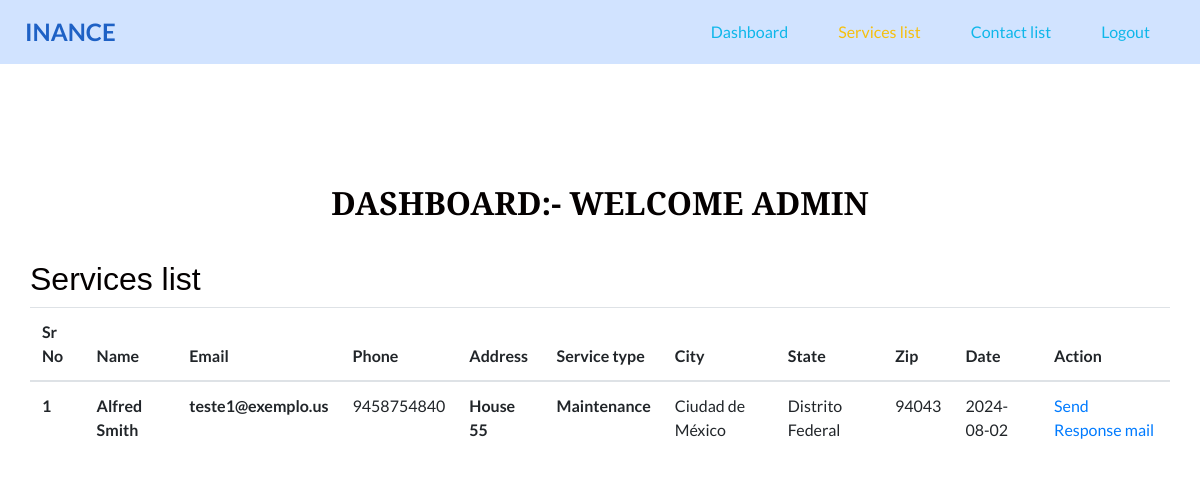
/admin/service_list.php (signed in), run on the app's committed database.
### tables this page shows
CREATE TABLE `services` (
  `id` int(11) NOT NULL,
  `name` varchar(255) NOT NULL,
  `email` varchar(255) NOT NULL,
  `phone` varchar(255) NOT NULL,
  `address` text NOT NULL,
  `maintenance_type` varchar(255) NOT NULL,
  `city` varchar(255) NOT NULL,
  `state` varchar(255) NOT NULL,
  `zip` int(100) NOT NULL,
  `date` date NOT NULL
);

### admin/service_list.php (the view)
<?php
include '../connection.php';
include "header.php";
?>
      <div class="col-12">
        <h2 class="tm-color-primary tm-post-title tm-mb-60">Services  list</h2>
      </div>
      <div class="col-12 ">
        <table class="table table-hover">
          <thead>
            <tr>
              <th scope="col">Sr No</th>
              <th scope="col"> Name</th>
              <th scope="col">Email</th>
              <th scope="col">Phone</th>
              <th scope="col">Address</th>
              <th scope="col">Service type</th>
              <th scope="col"> City</th>
              <th scope="col">State</th>
              <th scope="col">Zip</th>
              <th scope="col">Date</th>
              <th scope="col">Action</th>
            </tr>
          </thead>
          <tbody>
          <?php
$sql = "SELECT * FROM services";
$result = $conn->query($sql);
if ($result->num_rows > 0) {
    while($row = $result->fetch_assoc()) {
        $id = $row["id"];
        $name = $row["name"];
        $phone = $row["phone"];
        $email = $row["email"];
        $address = $row["address"];
        $maintenance_type = $row["maintenance_type"];
        $city = $row["city"];
        $state = $row["state"];
        $zip = $row["zip"];
        $date = $row["date"];
        echo "<tr>";
        echo "<th scope='row'> $id </th>";
        echo "<td><strong>". ucfirst($name)."</strong></td>";
        echo "<td><strong>". $email."</strong></td>";
        echo "<td>". $phone." </td>";
        echo "<td><strong>". ucfirst($address)."</strong></td>";
        echo "<td><strong>". ucfirst($maintenance_type)."</strong></td>";
        echo "<td>". ucfirst($city)." </td>";
        echo "<td>". ucfirst($state)." </td>";
        echo "<td>". $zip." </td>";
        echo "<td>". $date." </td>";
         echo "<td><a href='mailto:$email'>Send Response mail</a></td> ";
        echo "</tr>";
    }
} else {
    echo "No data found";
}
        ?>
          </tbody>
        </table>
        </div>
</div>
    </section>
</body>
</html>

### css/style.css (style rules this page uses)
body { font-family: 'Lato', sans-serif; color: #040000; }
h1, h2 { font-family: 'Merriweather Sans', sans-serif; }
a, a:hover, a:focus { text-decoration: none; }

### data on the page
services: id "1", name "Alfred Smith", email "teste1@exemplo.us", phone "9458754840", address "House 55", maintenance_type "Maintenance", city "Ciudad de México", state "Distrito Federal", zip "94043", date "2024-08-02"

### other printed values
$_SESSION['fullname'] "ADMIN"
